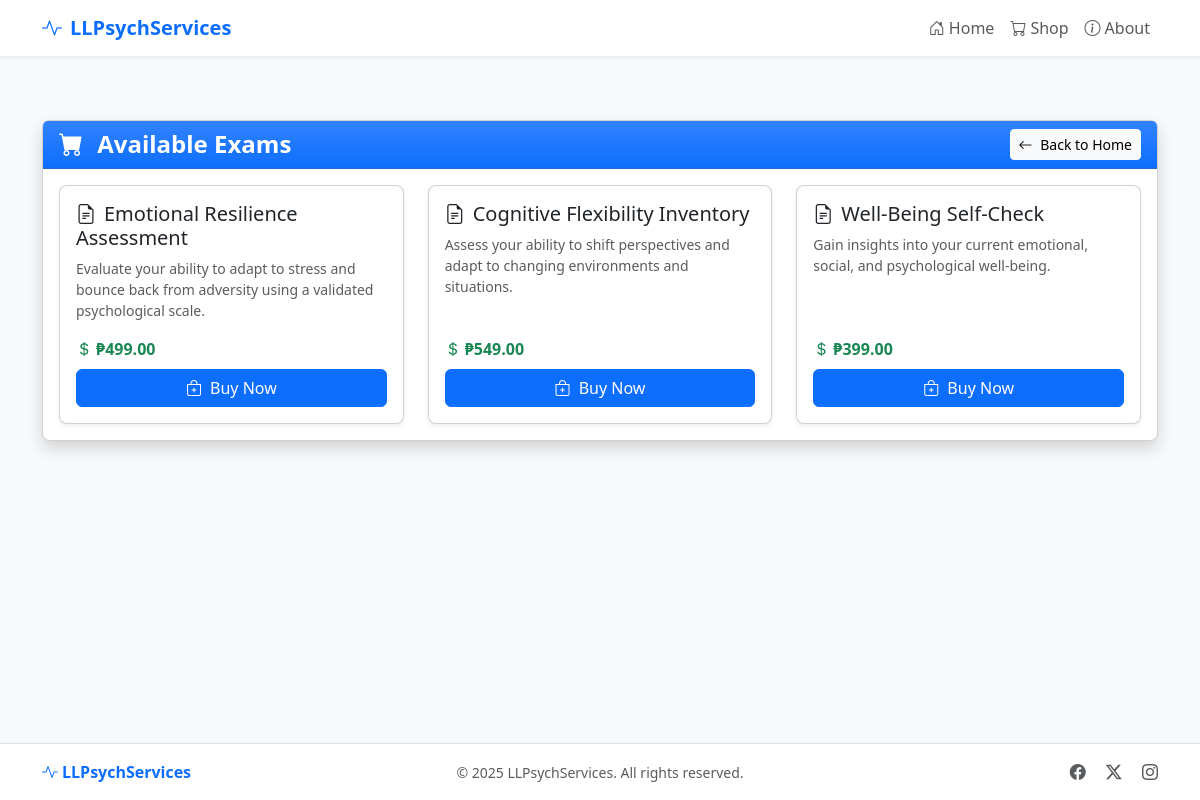
Page /shop on the committed database.
### app.py (models this page shows, shortened)
class Exam(db.Model):
    id = db.Column(db.Integer, primary_key=True)
    title = db.Column(db.String(100), nullable=False)
    exam_type = db.Column(db.String(20))  # 'content' or 'likert'
    description = db.Column(db.Text, nullable=False)
    price = db.Column(db.Float, nullable=False)
    content = db.Column(db.Text, nullable=False)
    questions = db.Column(db.Text, nullable=True)  # Stored as JSON
    exam_type = db.Column(db.String(20), default='content')  # 'content' or 'likert'
    created_at = db.Column(db.DateTime, default=datetime.utcnow)
    scoring_rules = db.Column(db.Text, nullable=True)

### app.py (the view)
@app.route('/shop')
def shop():
    exams = Exam.query.all()
    return render_template('shop.html', exams=exams)

### templates/shop.html (shortened to what this page needs)
{% extends 'base.html' %}
{% block content %}
<div class="container py-3 py-md-4">
  <div class="row justify-content-center">
    <div class="col-12">
      <div class="card shadow">
        <div class="card-header bg-primary bg-gradient text-white">
          <div class="d-flex flex-column flex-sm-row justify-content-between align-items-start align-items-sm-center">
            <h1 class="h4 mb-2 mb-sm-0 fw-bold">
              <i class="bi bi-cart-fill me-2"></i> Available Exams
            </h1>
            <a href="{{ url_for('index') }}" class="btn btn-light btn-sm">
              <i class="bi bi-arrow-left me-1"></i> Back to Home
            </a>
          </div>
        </div>
        <div class="card-body">
          <div class="row row-cols-1 row-cols-md-3 g-4">
            {% for exam in exams %}
            <div class="col">
              <div class="card h-100 shadow-sm">
                <div class="card-body d-flex flex-column">
                  <h5 class="card-title">
                    <i class="bi bi-file-earmark-text me-2"></i>{{ exam.title }}
                  </h5>
                  <p class="card-text text-muted small">{{ exam.description }}</p>
                  <div class="mt-auto">
                    <p class="fw-bold mb-2 text-success">
                      <i class="bi bi-currency-dollar me-1"></i>₱{{ "%.2f"|format(exam.price) }}
                    </p>
                    <a href="{{ url_for('buy', exam_id=exam.id) }}" class="btn btn-primary w-100">
                      <i class="bi bi-bag-plus me-1"></i> Buy Now
                    </a>
                  </div>
                </div>
              </div>
            </div>
            {% endfor %}
          </div>
        </div>
      </div>
    </div>
  </div>
</div>
{% endblock %}

### templates/base.html (shortened to what this page needs)
<!DOCTYPE html>
<html lang="en">
<head>
    <link href="https://cdn.jsdelivr.net/npm/bootstrap@5.3.0-alpha1/dist/css/bootstrap.min.css" rel="stylesheet">
    <link rel="stylesheet" href="https://cdn.jsdelivr.net/npm/bootstrap-icons@1.11.1/font/bootstrap-icons.css">
</head>
<body>
    <nav class="navbar navbar-expand-lg navbar-light bg-white">
        <div class="container">
            <a class="navbar-brand" href="{{ url_for('index') }}">
                <i class="bi bi-activity me-2"></i>LLPsychServices
            </a>
            <div class="collapse navbar-collapse" id="navbarNav">
                <ul class="navbar-nav ms-auto">
                    <li class="nav-item">
                        <a class="nav-link" href="{{ url_for('index') }}">
                            <i class="bi bi-house-door me-1"></i>Home
                        </a>
                    </li>
                    <li class="nav-item">
                        <a class="nav-link" href="{{ url_for('shop') }}">
                            <i class="bi bi-cart me-1"></i>Shop
                        </a>
                    </li>
                    <li class="nav-item">
                        <a class="nav-link" href="{{ url_for('about') }}">
                            <i class="bi bi-info-circle me-1"></i>About
                        </a>
                    </li>
                </ul>
            </div>
        </div>
    </nav>
    <main class="py-4">
        {% block content %}{% endblock %}
    </main>
    <footer class="bg-white text-center py-3 border-top shadow-sm">
        <div class="container">
            <div class="row align-items-center">
                <div class="col-md-4 text-md-start mb-2 mb-md-0">
                    <a href="{{ url_for('index') }}" class="text-decoration-none text-primary fw-bold">
                        <i class="bi bi-activity me-1"></i>LLPsychServices
                    </a>
                </div>
                <div class="col-md-4 mb-2 mb-md-0">
                    <small class="text-muted">&copy; 2025 LLPsychServices. All rights reserved.</small>
                </div>
                <div class="col-md-4 text-md-end">
                    <a href="#" class="text-decoration-none text-muted me-3">
                        <i class="bi bi-facebook"></i>
                    </a>
                    <a href="#" class="text-decoration-none text-muted me-3">
                        <i class="bi bi-twitter-x"></i>
                    </a>
                    <a href="#" class="text-decoration-none text-muted">
                        <i class="bi bi-instagram"></i>
                    </a>
                </div>
            </div>
        </div>
    </footer>
</body>
</html>

### templates/base.html (style rules this page uses)
html, body { height: 100%; }
body { display: flex; flex-direction: column; background-color: #f8f9fa; }
main { flex: 1 0 auto; }
footer { flex-shrink: 0; }
.navbar { box-shadow: 0 0.125rem 0.25rem rgba(0, 0, 0, 0.075); }
.navbar-brand { font-weight: 700; color: #0d6efd; }
.card { border-radius: 0.5rem; box-shadow: 0 0.5rem 1rem rgba(0, 0, 0, 0.15); transition: transform 0.2s; }
.card-header { border-top-left-radius: calc(0.5rem - 1px); border-top-right-radius: calc(0.5rem - 1px); }
.btn-primary { background-color: #0d6efd; border-color: #0d6efd; }

### rows in the picture
Exam: title "Emotional Resilience Assessment", description "Evaluate your ability to adapt to stress and bounce back from adversity using a validated psychological scale.", price "499.00"
Exam: title "Cognitive Flexibility Inventory", description "Assess your ability to shift perspectives and adapt to changing environments and situations.", price "549.00"
Exam: title "Well-Being Self-Check", description "Gain insights into your current emotional, social, and psychological well-being.", price "399.00"
